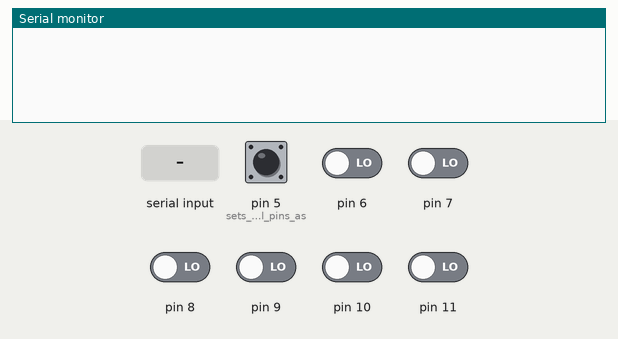
This sketch was run on a simulated Arduino Uno, built with avr-gcc and run on an emulated ATmega328P. Shown: the last lines printed to the serial monitor. Inputs (shaded band) come from the test bench; at power-on: pin 5 (sets_the_digital_pins_as), pin 6–11 LOW. The modem accepts every AT command (registered, SIM ready, sends succeed) and sends nothing else.

Above: at 1.2 s.
1.3 s: pin 11 driven HIGH
At 3.6 s:
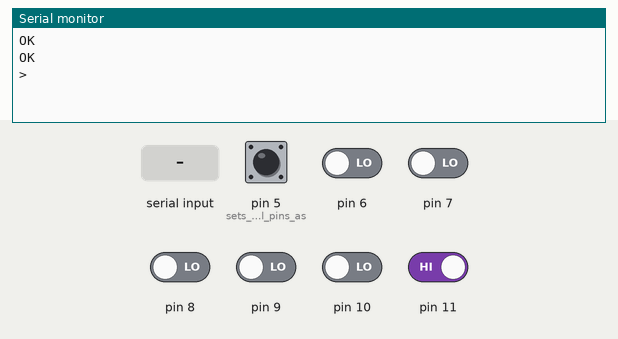
3.8 s: "1" received over the second serial link
At 4.25 s:
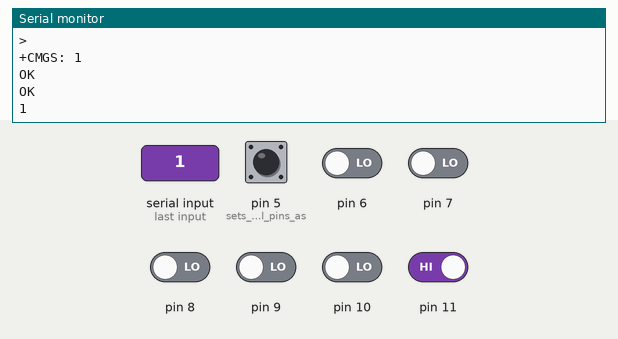
5.4 s: "0" received over the second serial link
At 6.0 s:
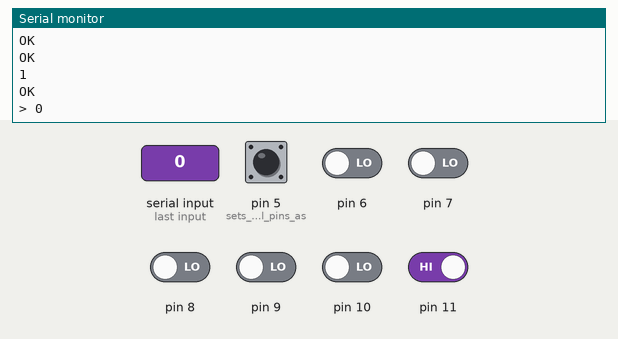

Measured:
- after the input at 1.3 s, the serial monitor: prints a new line after 0.51 s (image 1)
- after the input at 3.8 s, the serial monitor: prints a new line after 0.15 s (image 2)
- after the input at 5.4 s, the serial monitor: prints a new line after 0.14 s (image 3)

The sketch:

sketch_nov09a.ino
```cpp
#include <SoftwareSerial.h>

int a0 = 0;      // variables to store the read value
int a1 = 0;
int a2 = 0;
int b0 = 0;
int b1 = 0;
int b2 = 0;
int flag = 0;
String str = "";
int d1, d2 = 0;


SoftwareSerial mySerial(12, 13); //A6 Tx & Rx is connected to Arduino #12 & #13


void setup() {
  pinMode(5, INPUT);    // sets the digital pins as input
  pinMode(6, INPUT);
  pinMode(7, INPUT);
  pinMode(8, INPUT);
  pinMode(9, INPUT);
  pinMode(10, INPUT);
  pinMode(11, INPUT);

      Serial.begin(9600);

      //Begin serial communication with Arduino and A6
      mySerial.begin(9600);
}

void loop() {
  flag = digitalRead(11);
    if(flag == 1)  {
      a0 = digitalRead(7);
      a1 = digitalRead(6);
      a2 = digitalRead(5);
      b0 = digitalRead(10);
      b1 = digitalRead(9);
      b2 = digitalRead(8);

      d1 =  a1*pow(2,a1) + a2*pow(4,a2);
      d1 =  d1 + a0;
      d2 =  b1*pow(2,b1) + b2*pow(4,b2);
      d2 =  d2 + b0;

      str = str + "The wing A is cleaned for " + String(d1) + " day(s)" + "   The wing B is cleaned for " + String(d2) + " day(s).";

      mySerial.println("AT"); //Once the handshake test is successful, it will back to OK
      updateSerial();

      mySerial.println("AT+CMGF=1"); // Configuring TEXT mode
      updateSerial();
      mySerial.println("AT+CMGS=\"+918619602692\"");//change ZZ with country code and xxxxxxxxxxx with phone number to sms
      updateSerial();
      mySerial.print(str); //text content
      updateSerial();
      mySerial.write(26);

      str="";
    }
  }

void updateSerial()
{
  delay(500);
  while (Serial.available())
  {
    mySerial.write(Serial.read());//Forward what Serial received to Software Serial Port
  }
  while(mySerial.available())
  {
    Serial.write(mySerial.read());//Forward what Software Serial received to Serial Port
  }
}
```
